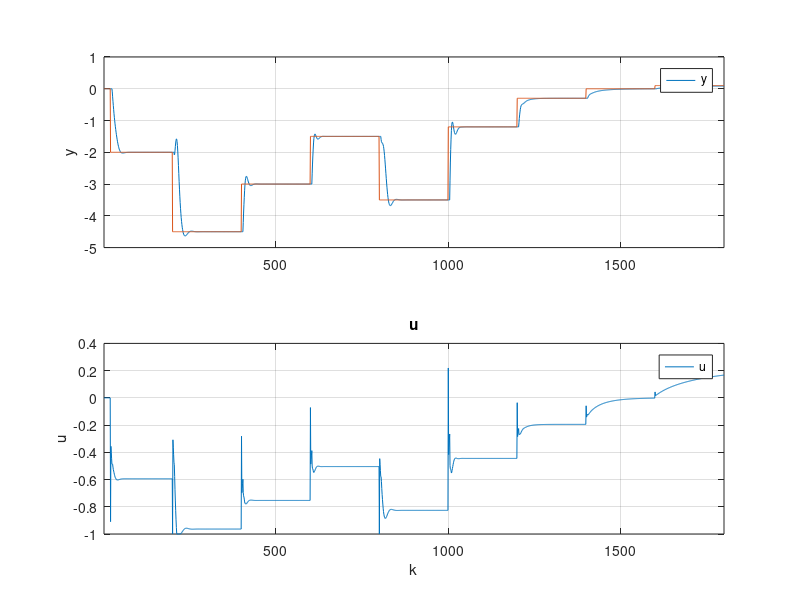

MATLAB code for this plot: (Note: this script raises an error after producing the figure.)
addpath('../../../../../../matlab2tikz-master/src/');
outputFile = '../../z4PidBest.tex';

y = dlmread('y.csv','\t');
yzad = dlmread('y_zad.csv','\t');
%y2 = dlmread('y3.csv','\t');
%y3 = dlmread('y4.csv','\t');
%y4 = dlmread('y5.csv','\t');
u = dlmread('u.csv','\t');

%%z = dlmread('zad6_z_best_nie_licz_zakl.csv','\t');
x = 1:length(u);

figure(1);


subplot(2,1, 1);
hold on;
plot(x,y);
plot(x,yzad);
%plot(x,y2);
%plot(x,y3);
%plot(x,y4);
xlim([min(x) max(x)]);
%title('y');
%xlabel('k');
ylabel('y');
legend('y', 'Location', 'NorthEast');
%ylim([floor(min(y)) ceil(0.5+max(y))]);
grid on;
box on;

 subplot(2,1, 2);
 hold on;
 %stairs(x,u);
 plot(x,u);
 %plot(x,u1);
% plot(x,u2);
% plot(x,u3);
% plot(x,u4);
 xlim([min(x) max(x)]);
 title('u');
xlabel('k');
 ylabel('u');
 legend('u', 'Location', 'NorthEast');
 grid on;
 box on;

% subplot(3,1, 3);
% hold on;
% stairs(x,z);
% xlim([min(x) max(x)]);
% %title('z');
% xlabel('k');
% ylabel('z');
% legend('z', 'Location', 'NorthEast');
% grid on;
% box on;

% dwie linijki poni�ej zapewniaj� poprawne ustawienie wykresu w pdf-ie
% oraz pozwalaj� nazwa� wykres pod spodem
%beforeFigure = [sprintf('\\begin{figure}[H] \n\\centering')];
%afterFigure = [sprintf('\\caption{%s}\n\\end{figure}', title)];

matlab2tikz(outputFile, ...
    'showInfo', false, ...
    'encoding', 'UTF-8');
%    'extraCode', beforeFigure, ...
%    'extraCodeAtEnd', afterFigure);
hold off;
%close(1)
